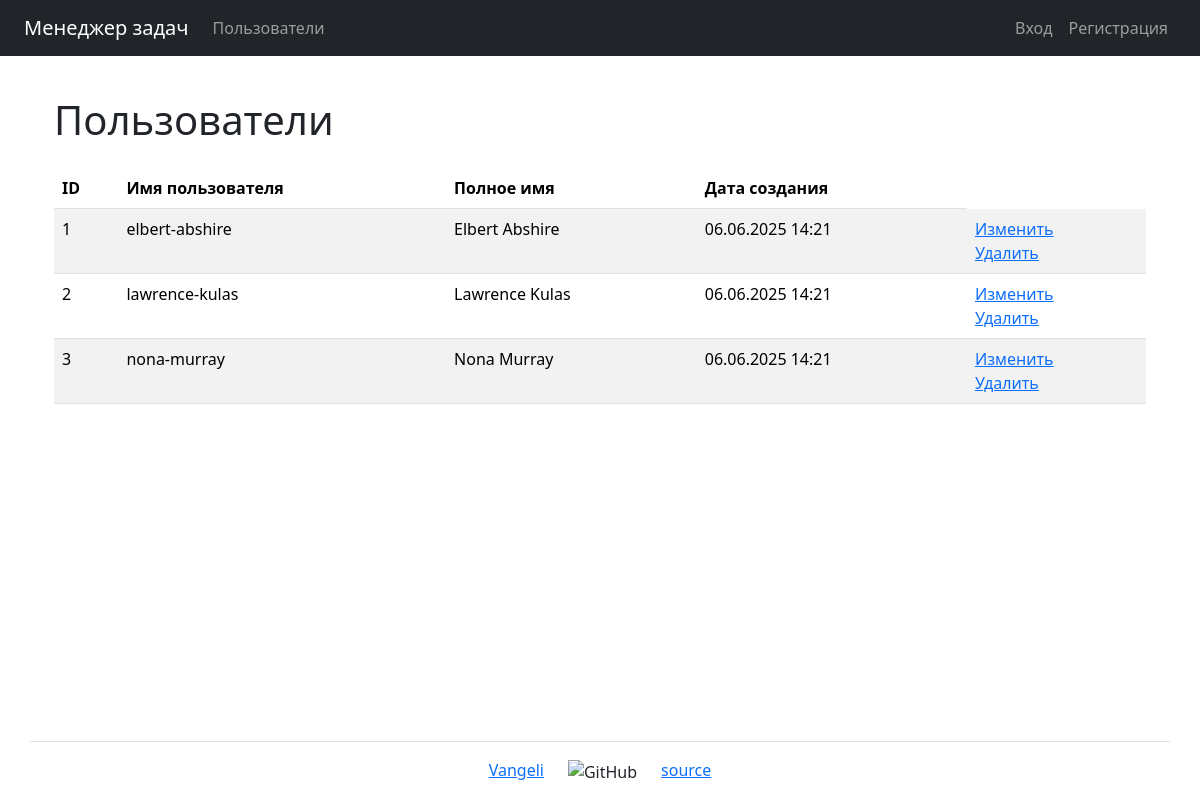
The app's page /users/, older data.
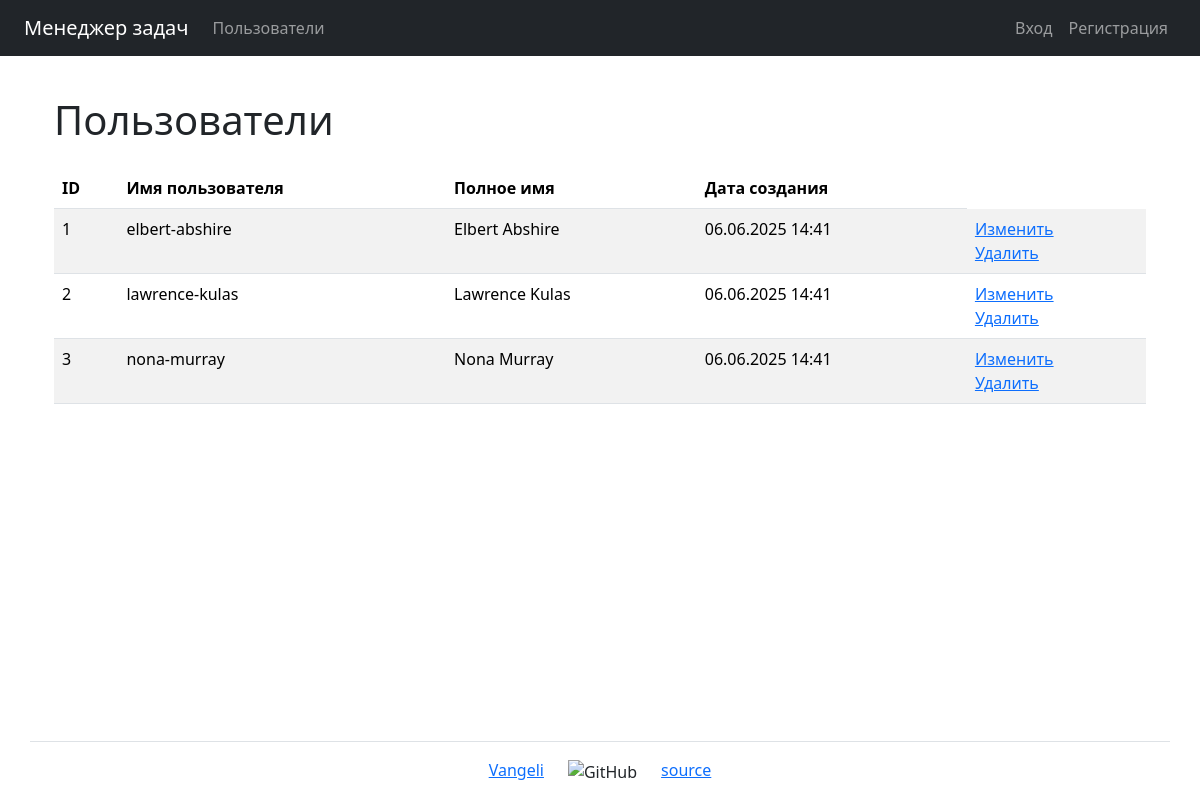
The same page, newer data.
### task_manager/users/models.py (models this page shows, shortened)
class User(AbstractUser):
    first_name = models.CharField(max_length=150)
    last_name = models.CharField(max_length=150)

### task_manager/users/views.py (the view)
# urls.py: path("", UsersListView.as_view(), name="users"),
class UsersListView(ListView):
    template_name = "users/users.html"
    model = User
    context_object_name = "users"
    def get_context_data(self, **kwargs):
        context = super().get_context_data(**kwargs)
        context["title"] = _("Users")
        return context

### task_manager/templates/users/users.html (shortened to what this page needs)
{% extends "base.html" %}
{% load i18n %}
{% block content %}
    <div class="container wrapper flex-grow-1">
        <h1 class="my-4">
            {% trans 'Users' %}
        </h1>
        <table class="table table-striped">
            <thead>
            <tr>
                <th>{% trans 'ID' %}</th>
                <th>{% trans 'Username' %}</th>
                <th>{% trans 'Fullname' %}</th>
                <th>{% trans 'Created At' %}</th>
            </tr>
            </thead>
            <tbody>
            {% if users %}
                {% for user in users %}
                    <tr>
                        <td> {{ user.id }} </td>
                        <td>{{ user.username }}</td>
                        <td>{{ user.first_name }} {{ user.last_name }}</td>
                        <td>{{ user.date_joined|date:"d.m.Y H:i" }}</td>
                        <td>
                            <a href="{% url 'user_update' user.id %}">{% trans 'Edit' %}</a>
                            <br>
                            <a href="{% url 'user_delete' user.id %}">{% trans 'Delete' %}</a>
                        </td>
                    </tr>
                {% endfor %}
            {% endif %}
        </table>
    </div>
{% endblock %}

### task_manager/templates/base.html (shortened to what this page needs)
{% load i18n %}
{% get_current_language as LANGUAGE_CODE %}
{% load django_bootstrap5 %}
<!doctype html>
<html lang="{{ LANGUAGE_CODE }}">
<head>
    {% bootstrap_css %}
</head>
<body class="d-flex flex-column min-vh-100">
<header>
    {% include 'nav_bar.html' %}
</header>
<main class="container wrapper flex-grow-1">
    {% block content %}{% endblock %}
</main>
<footer>
    {% include 'footer.html' %}
</footer>
</body>
</html>

### task_manager/templates/nav_bar.html (shortened to what this page needs)
{% load i18n %}
<nav class="navbar navbar-expand-md navbar-dark bg-dark mb-3">
    <div class="container-fluid px-4">
        <a class="navbar-brand"
           href="{% url 'home' %}">{% trans "Task manager" %}</a>
        <div class="collapse navbar-collapse" id="navbarToggleExternalContent">
            <ul class="navbar-nav me-auto">
                <li class="nav-item">
                    <a class="nav-link"
                       href="{% url 'users' %}">{% trans "Users" %}</a>
                </li>
            </ul>
            <ul class="navbar-nav">
                {% if user.is_authenticated %}
                    <li class="nav-item">
                        <a class="nav-link" href="#">{{ user.username }}</a>
                    </li>
                    <li class="nav-item">
                        <form action="{% url 'logout' %}" method="POST">
                            {% csrf_token %}
                            <button type="submit" class="nav-link">
                                {% trans "Log Out" %}
                            </button>
                        </form>
                    </li>
                {% else %}
                    <li class="nav-item">
                        <a class="nav-link"
                           href="{% url 'login' %}">{% trans "Log In" %}</a>
                    </li>
                    <li class="nav-item">
                        <a class="nav-link" href="{% url 'sign_up' %}">{% trans "Sign Up" %}</a>
                    </li>
                {% endif %}
            </ul>
        </div>
    </div>
</nav>

### task_manager/templates/footer.html
{% load i18n %}
<div class="container flex-column my-3 pt-3 border-top">
    <div class="row justify-content-sm-center">
        <div class="col-sm-auto">
            <a target="_blank" href="https://github.com/VictorVangeli">Vangeli</a>
        </div>
        <div class="col-sm-auto">
            <img class='ml-2' src="https://github.githubassets.com/favicons/favicon.svg" alt="GitHub" height="16px">
        </div>
        <div class="col-sm-auto">
            <a target="_blank" href="https://github.com/VictorVangeli/python-project-52">source</a>
        </div>
    </div>
</div>

Row changes from the older to the newer data that the page shows:
changed User "elbert-abshire": date_joined "06.06.2025 14:21" → "06.06.2025 14:41"
changed User "lawrence-kulas": date_joined "06.06.2025 14:21" → "06.06.2025 14:41"
changed User "nona-murray": date_joined "06.06.2025 14:21" → "06.06.2025 14:41"
